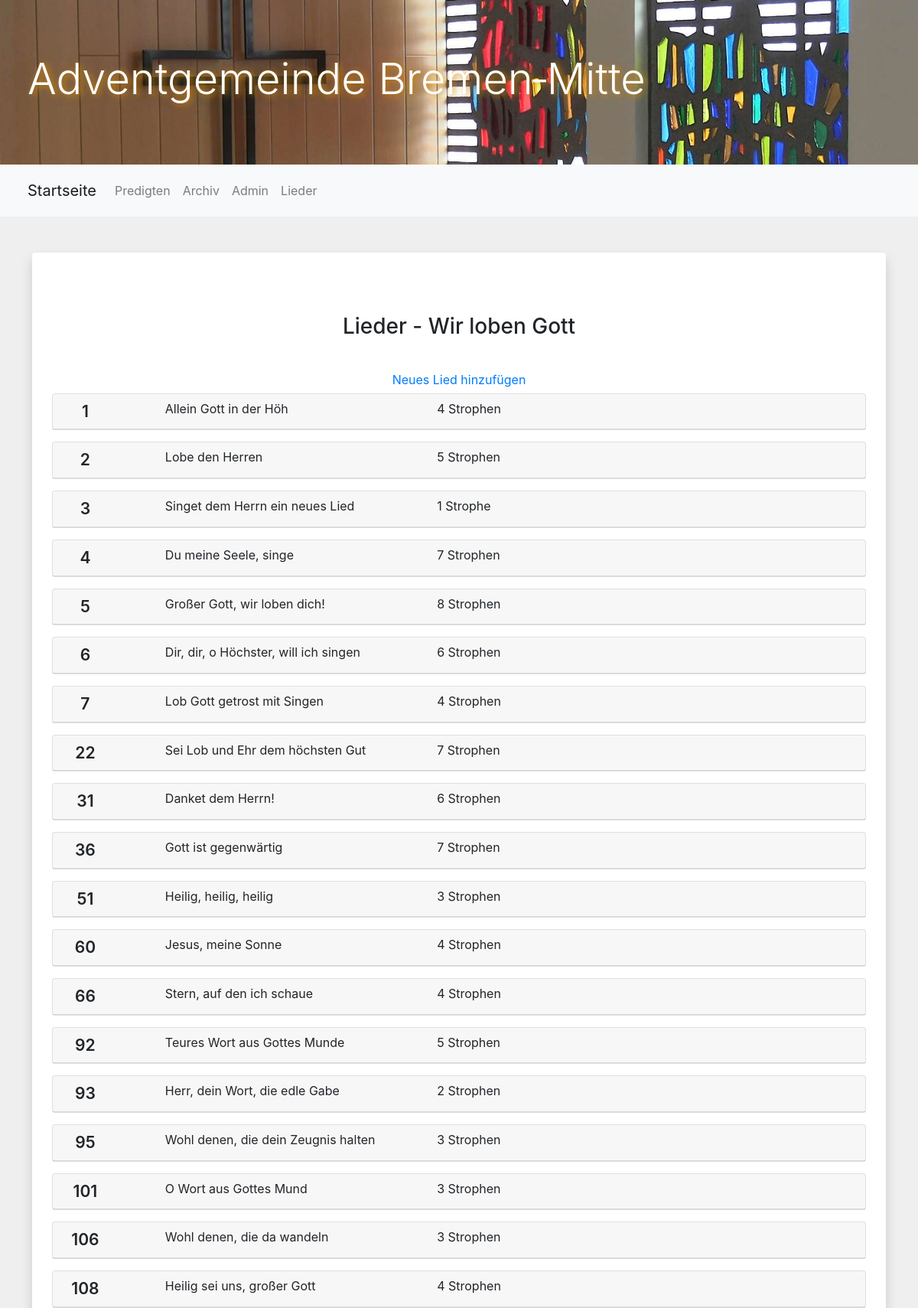
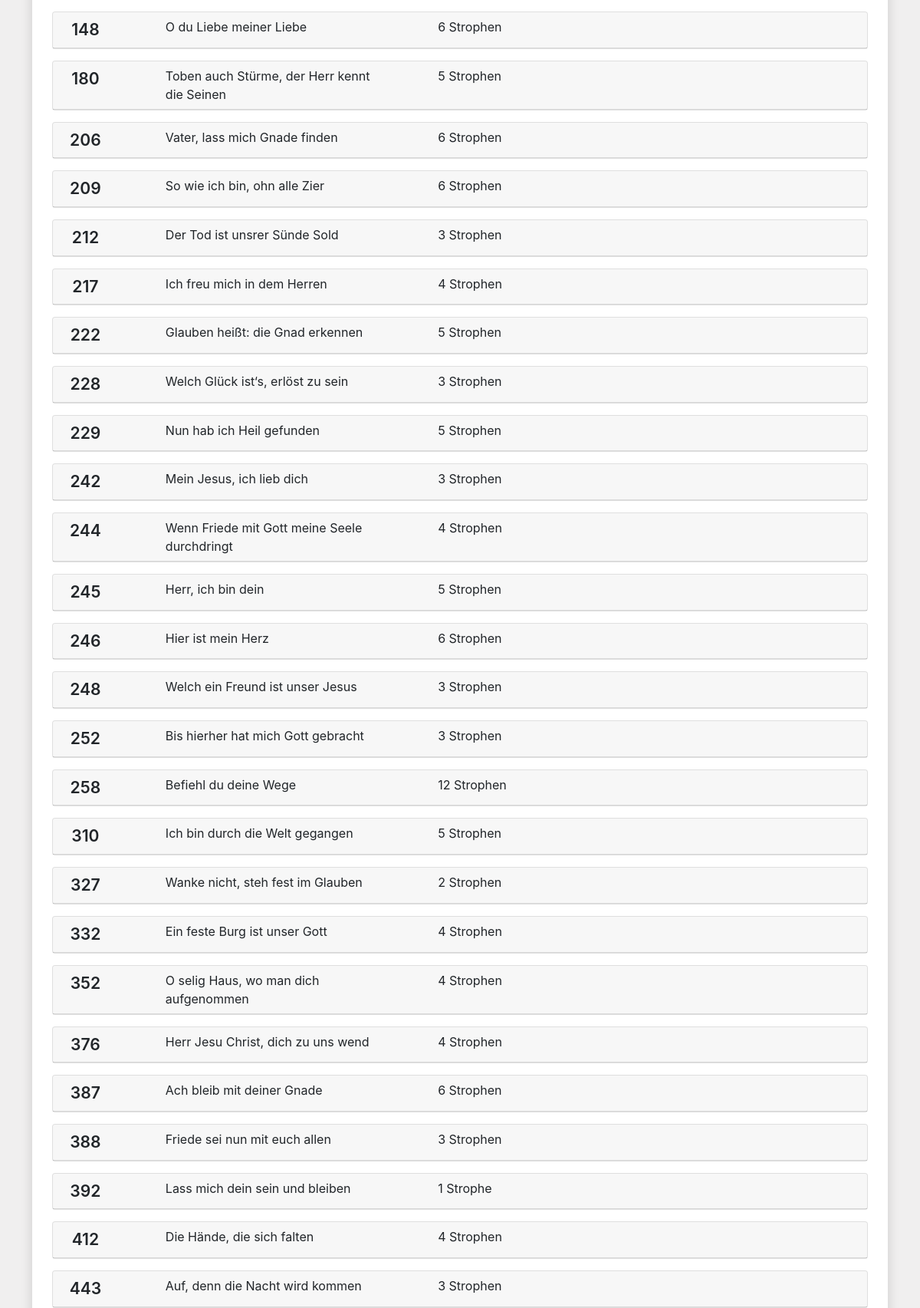
The app's page /songs.admin.php (upper part) with its own data (2 pictures, top to bottom).
### tables this page shows
CREATE TABLE `songs` (
  `id` int(11) NOT NULL,
  `title` varchar(50) NOT NULL,
  `versnr` int(2) NOT NULL,
  `v1` varchar(500) NOT NULL,
  `v2` varchar(500) NOT NULL,
  `v3` varchar(500) NOT NULL,
  `v4` varchar(500) NOT NULL,
  `v5` varchar(500) NOT NULL,
  `v6` varchar(500) NOT NULL,
  `v7` varchar(500) NOT NULL,
  `v8` varchar(500) NOT NULL,
  `v9` varchar(500) NOT NULL,
  `v10` varchar(500) NOT NULL,
  `v11` varchar(500) NOT NULL,
  `v12` varchar(500) NOT NULL,
  `v13` varchar(500) NOT NULL,
  `v14` varchar(500) NOT NULL,
  `v15` varchar(500) NOT NULL
);

### class/songs.class.php (the view, shortened to what this page needs)
<?php
    class Songs {
            ?>
            <?php
        public function readFromDb() {
            $sql = "SELECT * FROM songs ORDER BY id";
            $this->showSermon($sql);
        }
        public function oneOreMoreVerses($number) {
            if ($number != 1) {
                echo " Strophen";
            } else {
                echo " Strophe";
            }
        }
        public function showSermon($sql) {
            require_once("inc/db.inc.php");
            echo "<div class=\"container\">\n<div class=\"accordion\">\n";
            if ($stmt = $pdo -> prepare($sql)) {
                $stmt -> execute();
                while ($z = $stmt -> fetch()) {
                    $this->id = htmlspecialchars($z['id']);
                    $this->title = htmlspecialchars($z['title']);
                    $this->versnr = htmlspecialchars($z['versnr']);
                    ?>
            <div>
            <div class="card">
                <div class="card-header" id="heading<?php echo $this->id; ?>">
                    <h5 class="mb-0">
                        <button class="btn" data-toggle="collapse" data-target="#collapse<?php echo $this->id; ?>" aria-expanded="true" aria-controls="collapse<?php echo $this->id; ?>">
                            <div class="row horisontalInfos">
                                <div class="col-md-1"><span class="verticalInfoSpan" id="songNumber"><?php echo $this->id; ?></span></div>
                                <div class="col-md-4 predigerName"><span class="verticalInfoSpan"><?php echo $this->title; ?></span></div>
                                <div class="col-md-2 predigerName"><span class="verticalInfoSpan"><?php echo $this->versnr; $this->oneOreMoreVerses($this->versnr); ?></span></div>
                            </div>
                        </button>
                    </h5>
                 </div>
            </div>
            </div>
<?php
                    }
                }
            echo "</div>\n";
        }
}
?>

### header.php (shortened to what this page needs)
<!doctype html>
<html lang="de">
  <head>
    <link rel="stylesheet" href="https://stackpath.bootstrapcdn.com/bootstrap/4.5.2/css/bootstrap.min.css">
    <link rel="stylesheet" href="https://cdnjs.cloudflare.com/ajax/libs/font-awesome/4.7.0/css/font-awesome.min.css">
    <link rel="stylesheet" href="src/css/style.css" media="screen">
    </head>
  <body>
      <a href="index.php" id="jumboTitel">
        <div class="jumbotron jumbotron-fluid" id="headerImg">
            <div class="container">
            <h1 class="display-4" id="hauptTitel">Advent&shy;gemeinde Bremen&#8209;Mitte</h1>
            </div>
        </div>
      </a>

### navigation.admin.php (shortened to what this page needs)
<nav class="navbar navbar-expand-lg navbar-light bg-light">
    <div class="container">
        <a class="navbar-brand" href="index.php">Startseite</a>
        <div class="collapse navbar-collapse" id="navbarTogglerDemo03">
            <ul class="navbar-nav mr-auto mt-2 mt-lg-0">
            <li class="nav-item">
                <a class="nav-link" href="sermons.php">Predigten </a>
            </li>
            <li class="nav-item">
                <a class="nav-link" href="archive_mp3.php">Archiv</a>
            </li>
            <li class="nav-item" id="adminMenu">
                <a class="nav-link" href="admin.php">Admin</a>
            </li>
            <li class="nav-item" id="adminMenu">
                <a class="nav-link" href="songs.admin.php">Lieder</a>
            </li>
            </ul>
        </div>
    </div>
</nav>
<div class="container sitePlaceholder">

### class/contentbox.class.php
<?php
    class ContentBox {
		public function openBox() {
?>
<div class="contentBox">
    <div class="container text-center">
        <div class="row d-flex justify-content-center">
            <div class="col-center-xl-8 col-md-12 mb-4">
                <div class="card border-0 shadow">
                    <div class="card-body text-center">
                        <div class="card-text text-black-70">
<?php
        }
         public function closeBox() {
?>
                        </div>
                    </div>
                </div>
            </div>
        </div>
    </div>
</div>
<?php
    }
}
?>

### songs.admin.php (shortened to what this page needs)
<?php
	require("_path.php");
    require_once("header.php");
    require_once("navigation.admin.php");
    require_once($path ."/class/contentbox.class.php");
    $box = new ContentBox();
    $box -> openBox();
    echo "<h3 class=\"tableTitle\">Lieder - Wir loben Gott</h3>";
    echo "<a href=\"songs.edit.php\">Neues Lied hinzufügen</a>";
    require_once("class/songs.class.php");
    $song = new Songs();
    $song -> readFromDb();
    $box -> closeBox();
    require_once("footer.php");
?>

### footer.php (shortened to what this page needs)
</div>
  </body>
</html>

### src/css/style.css (style rules this page uses)
body { background-color:rgb(240, 239, 239); }
#headerImg { background-image: url(../img/header.jpg); background-size: cover; color: #fff; text-shadow: 3px 2px 8px #ce8909; margin-bottom: 0; }
.sitePlaceholder { min-height: 800px!important; }
.horisontalInfos div:first-of-type { font-weight: 600; font-size: 1.1rem; }
.predigerName { text-align: left; padding-left: 60px; }
#songNumber { font-size: 1.2em; }
.contentBox { margin-top: 35px; }
.card { margin-bottom:15px; }
.btn { height: 100%; width: 100%; }
::placeholder { color: rgb(172, 172, 172)!important; }
.tableTitle { margin: 60px 0 40px 0; }
.card-header { padding:0!important; }
.container { padding: 6px; }

### records on screen
songs: id "1", title "Allein Gott in der Höh", versnr "4", shows "Strophen"
songs: id "2", title "Lobe den Herren", versnr "5", shows "Strophen"
songs: id "3", title "Singet dem Herrn ein neues Lied", versnr "1", shows "Strophe"
songs: id "4", title "Du meine Seele, singe", versnr "7", shows "Strophen"
songs: id "5", title "Großer Gott, wir loben dich!", versnr "8", shows "Strophen"
songs: id "6", title "Dir, dir, o Höchster, will ich singen", versnr "6", shows "Strophen"
songs: id "7", title "Lob Gott getrost mit Singen", versnr "4", shows "Strophen"
songs: id "22", title "Sei Lob und Ehr dem höchsten Gut", versnr "7", shows "Strophen"
songs: id "31", title "Danket dem Herrn!", versnr "6", shows "Strophen"
songs: id "36", title "Gott ist gegenwärtig", versnr "7", shows "Strophen"
songs: id "51", title "Heilig, heilig, heilig", versnr "3", shows "Strophen"
songs: id "60", title "Jesus, meine Sonne", versnr "4", shows "Strophen"
songs: id "66", title "Stern, auf den ich schaue", versnr "4", shows "Strophen"
songs: id "92", title "Teures Wort aus Gottes Munde", versnr "5", shows "Strophen"
songs: id "93", title "Herr, dein Wort, die edle Gabe", versnr "2", shows "Strophen"
songs: id "95", title "Wohl denen, die dein Zeugnis halten", versnr "3", shows "Strophen"
songs: id "101", title "O Wort aus Gottes Mund", versnr "3", shows "Strophen"
songs: id "106", title "Wohl denen, die da wandeln", versnr "3", shows "Strophen"
songs: id "108", title "Heilig sei uns, großer Gott", versnr "4", shows "Strophen"
songs: id "148", title "O du Liebe meiner Liebe", versnr "6", shows "Strophen"
songs: id "180", title "Toben auch Stürme, der Herr kennt die Seinen", versnr "5", shows "Strophen"
songs: id "206", title "Vater, lass mich Gnade finden", versnr "6", shows "Strophen"
songs: id "209", title "So wie ich bin, ohn alle Zier", versnr "6", shows "Strophen"
songs: id "212", title "Der Tod ist unsrer Sünde Sold", versnr "3", shows "Strophen"
songs: id "217", title "Ich freu mich in dem Herren", versnr "4", shows "Strophen"
songs: id "222", title "Glauben heißt: die Gnad erkennen", versnr "5", shows "Strophen"
songs: id "228", title "Welch Glück ist‘s, erlöst zu sein", versnr "3", shows "Strophen"
songs: id "229", title "Nun hab ich Heil gefunden", versnr "5", shows "Strophen"
songs: id "242", title "Mein Jesus, ich lieb dich", versnr "3", shows "Strophen"
songs: id "244", title "Wenn Friede mit Gott meine Seele durchdringt", versnr "4", shows "Strophen"
songs: id "245", title "Herr, ich bin dein", versnr "5", shows "Strophen"
songs: id "246", title "Hier ist mein Herz", versnr "6", shows "Strophen"
songs: id "248", title "Welch ein Freund ist unser Jesus", versnr "3", shows "Strophen"
songs: id "252", title "Bis hierher hat mich Gott gebracht", versnr "3", shows "Strophen"
songs: id "258", title "Befiehl du deine Wege", versnr "12", shows "Strophen"
songs: id "310", title "Ich bin durch die Welt gegangen", versnr "5", shows "Strophen"
songs: id "327", title "Wanke nicht, steh fest im Glauben", versnr "2", shows "Strophen"
songs: id "332", title "Ein feste Burg ist unser Gott", versnr "4", shows "Strophen"
songs: id "352", title "O selig Haus, wo man dich aufgenommen", versnr "4", shows "Strophen"
songs: id "376", title "Herr Jesu Christ, dich zu uns wend", versnr "4", shows "Strophen"
songs: id "387", title "Ach bleib mit deiner Gnade", versnr "6", shows "Strophen"
songs: id "388", title "Friede sei nun mit euch allen", versnr "3", shows "Strophen"
songs: id "392", title "Lass mich dein sein und bleiben", versnr "1", shows "Strophe"
songs: id "412", title "Die Hände, die sich falten", versnr "4", shows "Strophen"
songs: id "443", title "Auf, denn die Nacht wird kommen", versnr "3", shows "Strophen"
